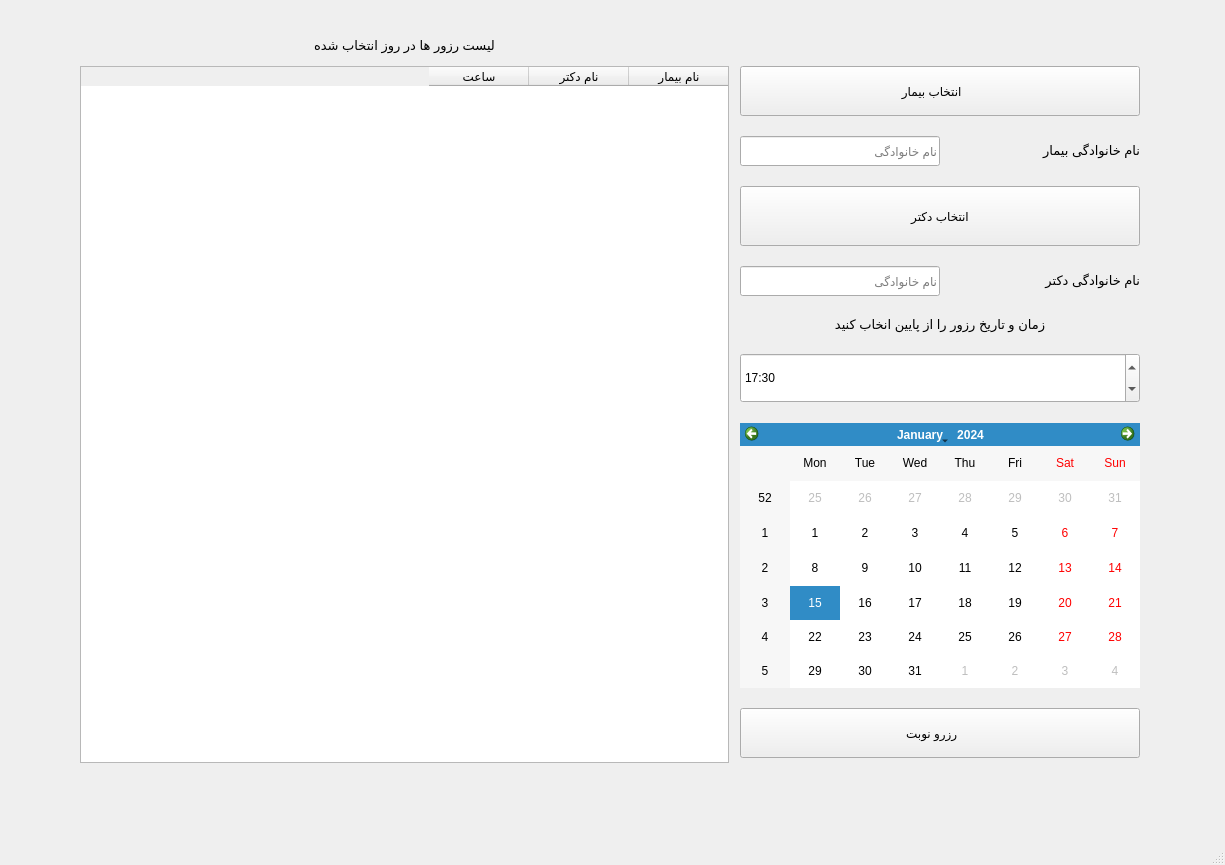
<?xml version="1.0" encoding="UTF-8"?>
<ui version="4.0">
 <class>MainWindow</class>
 <widget class="QMainWindow" name="MainWindow">
  <property name="geometry">
   <rect>
    <x>0</x>
    <y>0</y>
    <width>1225</width>
    <height>865</height>
   </rect>
  </property>
  <property name="windowTitle">
   <string>MainWindow</string>
  </property>
  <widget class="QWidget" name="centralwidget">
   <layout class="QHBoxLayout" name="horizontalLayout_5">
    <property name="leftMargin">
     <number>80</number>
    </property>
    <property name="topMargin">
     <number>30</number>
    </property>
    <property name="rightMargin">
     <number>80</number>
    </property>
    <property name="bottomMargin">
     <number>80</number>
    </property>
    <item>
     <layout class="QVBoxLayout" name="verticalLayout">
      <item>
       <widget class="QLabel" name="label_4">
        <property name="minimumSize">
         <size>
          <width>0</width>
          <height>30</height>
         </size>
        </property>
        <property name="maximumSize">
         <size>
          <width>16777215</width>
          <height>30</height>
         </size>
        </property>
        <property name="font">
         <font>
          <pointsize>10</pointsize>
         </font>
        </property>
        <property name="text">
         <string>لیست رزور ها در روز انتخاب شده</string>
        </property>
        <property name="alignment">
         <set>Qt::AlignCenter</set>
        </property>
       </widget>
      </item>
      <item>
       <widget class="QTableWidget" name="tableWidget">
        <property name="layoutDirection">
         <enum>Qt::RightToLeft</enum>
        </property>
        <column>
         <property name="text">
          <string>نام بیمار</string>
         </property>
        </column>
        <column>
         <property name="text">
          <string>نام دکتر</string>
         </property>
        </column>
        <column>
         <property name="text">
          <string>ساعت</string>
         </property>
        </column>
       </widget>
      </item>
     </layout>
    </item>
    <item>
     <layout class="QVBoxLayout" name="verticalLayout_2">
      <property name="spacing">
       <number>20</number>
      </property>
      <property name="sizeConstraint">
       <enum>QLayout::SetMinAndMaxSize</enum>
      </property>
      <property name="leftMargin">
       <number>5</number>
      </property>
      <property name="topMargin">
       <number>36</number>
      </property>
      <property name="rightMargin">
       <number>5</number>
      </property>
      <property name="bottomMargin">
       <number>5</number>
      </property>
      <item>
       <widget class="QPushButton" name="select_patient">
        <property name="sizePolicy">
         <sizepolicy hsizetype="Fixed" vsizetype="Fixed">
          <horstretch>0</horstretch>
          <verstretch>100</verstretch>
         </sizepolicy>
        </property>
        <property name="minimumSize">
         <size>
          <width>400</width>
          <height>50</height>
         </size>
        </property>
        <property name="maximumSize">
         <size>
          <width>400</width>
          <height>16777215</height>
         </size>
        </property>
        <property name="text">
         <string>انتخاب بیمار     </string>
        </property>
        <property name="icon">
         <iconset>
          <normalon>:/icon/select_patient.png</normalon>
         </iconset>
        </property>
        <property name="iconSize">
         <size>
          <width>60</width>
          <height>60</height>
         </size>
        </property>
        <property name="default">
         <bool>false</bool>
        </property>
       </widget>
      </item>
      <item>
       <layout class="QHBoxLayout" name="horizontalLayout_2">
        <property name="sizeConstraint">
         <enum>QLayout::SetFixedSize</enum>
        </property>
        <item alignment="Qt::AlignLeft">
         <widget class="QLineEdit" name="patien_last_name">
          <property name="enabled">
           <bool>true</bool>
          </property>
          <property name="sizePolicy">
           <sizepolicy hsizetype="Fixed" vsizetype="Fixed">
            <horstretch>0</horstretch>
            <verstretch>0</verstretch>
           </sizepolicy>
          </property>
          <property name="minimumSize">
           <size>
            <width>200</width>
            <height>30</height>
           </size>
          </property>
          <property name="maximumSize">
           <size>
            <width>200</width>
            <height>16777215</height>
           </size>
          </property>
          <property name="readOnly">
           <bool>true</bool>
          </property>
          <property name="placeholderText">
           <string>نام خانوادگی</string>
          </property>
         </widget>
        </item>
        <item>
         <widget class="QLabel" name="label_2">
          <property name="sizePolicy">
           <sizepolicy hsizetype="Fixed" vsizetype="Fixed">
            <horstretch>0</horstretch>
            <verstretch>0</verstretch>
           </sizepolicy>
          </property>
          <property name="minimumSize">
           <size>
            <width>150</width>
            <height>0</height>
           </size>
          </property>
          <property name="maximumSize">
           <size>
            <width>20</width>
            <height>16777215</height>
           </size>
          </property>
          <property name="font">
           <font>
            <pointsize>10</pointsize>
           </font>
          </property>
          <property name="text">
           <string>نام خانوادگی بیمار</string>
          </property>
         </widget>
        </item>
       </layout>
      </item>
      <item>
       <widget class="QPushButton" name="select_doctor">
        <property name="minimumSize">
         <size>
          <width>0</width>
          <height>60</height>
         </size>
        </property>
        <property name="maximumSize">
         <size>
          <width>16777215</width>
          <height>60</height>
         </size>
        </property>
        <property name="text">
         <string>انتخاب دکتر</string>
        </property>
        <property name="icon">
         <iconset>
          <normalon>:/icon/select_doctor.png</normalon>
         </iconset>
        </property>
        <property name="iconSize">
         <size>
          <width>50</width>
          <height>50</height>
         </size>
        </property>
       </widget>
      </item>
      <item>
       <layout class="QHBoxLayout" name="horizontalLayout_3">
        <property name="sizeConstraint">
         <enum>QLayout::SetFixedSize</enum>
        </property>
        <item alignment="Qt::AlignLeft">
         <widget class="QLineEdit" name="doctor_last_name">
          <property name="enabled">
           <bool>true</bool>
          </property>
          <property name="sizePolicy">
           <sizepolicy hsizetype="Fixed" vsizetype="Fixed">
            <horstretch>0</horstretch>
            <verstretch>0</verstretch>
           </sizepolicy>
          </property>
          <property name="minimumSize">
           <size>
            <width>200</width>
            <height>30</height>
           </size>
          </property>
          <property name="maximumSize">
           <size>
            <width>200</width>
            <height>16777215</height>
           </size>
          </property>
          <property name="readOnly">
           <bool>true</bool>
          </property>
          <property name="placeholderText">
           <string>نام خانوادگی</string>
          </property>
         </widget>
        </item>
        <item>
         <widget class="QLabel" name="label_5">
          <property name="sizePolicy">
           <sizepolicy hsizetype="Fixed" vsizetype="Fixed">
            <horstretch>0</horstretch>
            <verstretch>0</verstretch>
           </sizepolicy>
          </property>
          <property name="minimumSize">
           <size>
            <width>150</width>
            <height>0</height>
           </size>
          </property>
          <property name="maximumSize">
           <size>
            <width>20</width>
            <height>16777215</height>
           </size>
          </property>
          <property name="font">
           <font>
            <pointsize>10</pointsize>
           </font>
          </property>
          <property name="text">
           <string>نام خانوادگی دکتر</string>
          </property>
         </widget>
        </item>
       </layout>
      </item>
      <item alignment="Qt::AlignRight">
       <widget class="QLabel" name="label_3">
        <property name="minimumSize">
         <size>
          <width>400</width>
          <height>0</height>
         </size>
        </property>
        <property name="maximumSize">
         <size>
          <width>400</width>
          <height>16777215</height>
         </size>
        </property>
        <property name="font">
         <font>
          <pointsize>10</pointsize>
         </font>
        </property>
        <property name="text">
         <string>زمان و تاریخ رزور را از پایین انخاب کنید</string>
        </property>
        <property name="alignment">
         <set>Qt::AlignCenter</set>
        </property>
       </widget>
      </item>
      <item>
       <widget class="QTimeEdit" name="visit_time">
        <property name="enabled">
         <bool>true</bool>
        </property>
        <property name="sizePolicy">
         <sizepolicy hsizetype="Fixed" vsizetype="Fixed">
          <horstretch>0</horstretch>
          <verstretch>0</verstretch>
         </sizepolicy>
        </property>
        <property name="minimumSize">
         <size>
          <width>400</width>
          <height>50</height>
         </size>
        </property>
        <property name="maximumSize">
         <size>
          <width>400</width>
          <height>50</height>
         </size>
        </property>
        <property name="sizeIncrement">
         <size>
          <width>0</width>
          <height>50</height>
         </size>
        </property>
        <property name="displayFormat">
         <string>hh:mm</string>
        </property>
        <property name="time">
         <time>
          <hour>17</hour>
          <minute>30</minute>
          <second>0</second>
         </time>
        </property>
       </widget>
      </item>
      <item alignment="Qt::AlignRight">
       <widget class="QCalendarWidget" name="visit_date">
        <property name="sizePolicy">
         <sizepolicy hsizetype="Expanding" vsizetype="Expanding">
          <horstretch>0</horstretch>
          <verstretch>0</verstretch>
         </sizepolicy>
        </property>
        <property name="minimumSize">
         <size>
          <width>400</width>
          <height>0</height>
         </size>
        </property>
        <property name="maximumSize">
         <size>
          <width>400</width>
          <height>16777215</height>
         </size>
        </property>
       </widget>
      </item>
      <item>
       <widget class="QPushButton" name="book_ap">
        <property name="sizePolicy">
         <sizepolicy hsizetype="Preferred" vsizetype="Fixed">
          <horstretch>0</horstretch>
          <verstretch>0</verstretch>
         </sizepolicy>
        </property>
        <property name="minimumSize">
         <size>
          <width>0</width>
          <height>50</height>
         </size>
        </property>
        <property name="text">
         <string>رزرو نوبت     </string>
        </property>
        <property name="icon">
         <iconset>
          <disabledoff>:/icon/book_time.png</disabledoff>
         </iconset>
        </property>
        <property name="iconSize">
         <size>
          <width>60</width>
          <height>60</height>
         </size>
        </property>
       </widget>
      </item>
     </layout>
    </item>
   </layout>
  </widget>
  <widget class="QMenuBar" name="menubar">
   <property name="geometry">
    <rect>
     <x>0</x>
     <y>0</y>
     <width>1225</width>
     <height>26</height>
    </rect>
   </property>
  </widget>
  <widget class="QStatusBar" name="statusbar"/>
 </widget>
 <resources>
  <include location="booking.qrc"/>
 </resources>
 <connections/>
</ui>
